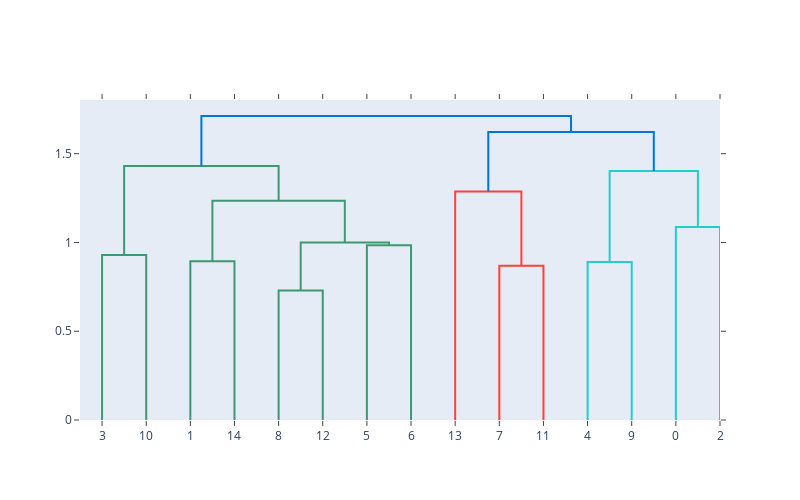

The notebook cell saved with this chart:
### Markdown cell above
# Dendrograms

### Code cell
import plotly.figure_factory as ff

X = np.random.rand(15, 10)
fig = ff.create_dendrogram(X, color_threshold=1.5)
fig.update_layout(width=800, height=500)
fig.show()

### Figure 1 — Plotly figure (JSON) as saved in the notebook; plotly's stock layout.template omitted (floating-point values rounded to 4 significant figures)
{"data": [{"hoverinfo": "text", "marker": {"color": "rgb(61,153,112)"}, "mode": "lines", "type": "scatter", "x": [5, 5, 15, 15], "xaxis": "x", "y": [0, 0.929, 0.929, 0], "yaxis": "y"}, {"hoverinfo": "text", "marker": {"color": "rgb(61,153,112)"}, "mode": "lines", "type": "scatter", "x": [25, 25, 35, 35], "xaxis": "x", "y": [0, 0.8949, 0.8949, 0], "yaxis": "y"}, {"hoverinfo": "text", "marker": {"color": "rgb(61,153,112)"}, "mode": "lines", "type": "scatter", "x": [45, 45, 55, 55], "xaxis": "x", "y": [0, 0.7296, 0.7296, 0], "yaxis": "y"}, {"hoverinfo": "text", "marker": {"color": "rgb(61,153,112)"}, "mode": "lines", "type": "scatter", "x": [65, 65, 75, 75], "xaxis": "x", "y": [0, 0.9839, 0.9839, 0], "yaxis": "y"}, {"hoverinfo": "text", "marker": {"color": "rgb(61,153,112)"}, "mode": "lines", "type": "scatter", "x": [50, 50, 70, 70], "xaxis": "x", "y": [0.7296, 0.9996, 0.9996, 0.9839], "yaxis": "y"}, {"hoverinfo": "text", "marker": {"color": "rgb(61,153,112)"}, "mode": "lines", "type": "scatter", "x": [30, 30, 60, 60], "xaxis": "x", "y": [0.8949, 1.235, 1.235, 0.9996], "yaxis": "y"}, {"hoverinfo": "text", "marker": {"color": "rgb(61,153,112)"}, "mode": "lines", "type": "scatter", "x": [10, 10, 45, 45], "xaxis": "x", "y": [0.929, 1.431, 1.431, 1.235], "yaxis": "y"}, {"hoverinfo": "text", "marker": {"color": "rgb(255,65,54)"}, "mode": "lines", "type": "scatter", "x": [95, 95, 105, 105], "xaxis": "x", "y": [0, 0.8684, 0.8684, 0], "yaxis": "y"}, {"hoverinfo": "text", "marker": {"color": "rgb(255,65,54)"}, "mode": "lines", "type": "scatter", "x": [85, 85, 100, 100], "xaxis": "x", "y": [0, 1.287, 1.287, 0.8684], "yaxis": "y"}, {"hoverinfo": "text", "marker": {"color": "rgb(35,205,205)"}, "mode": "lines", "type": "scatter", "x": [115, 115, 125, 125], "xaxis": "x", "y": [0, 0.89, 0.89, 0], "yaxis": "y"}, {"hoverinfo": "text", "marker": {"color": "rgb(35,205,205)"}, "mode": "lines", "type": "scatter", "x": [135, 135, 145, 145], "xaxis": "x", "y": [0, 1.088, 1.088, 0], "yaxis": "y"}, {"hoverinfo": "text", "marker": {"color": "rgb(35,205,205)"}, "mode": "lines", "type": "scatter", "x": [120, 120, 140, 140], "xaxis": "x", "y": [0.89, 1.402, 1.402, 1.088], "yaxis": "y"}, {"hoverinfo": "text", "marker": {"color": "rgb(0,116,217)"}, "mode": "lines", "type": "scatter", "x": [92.5, 92.5, 130, 130], "xaxis": "x", "y": [1.287, 1.623, 1.623, 1.402], "yaxis": "y"}, {"hoverinfo": "text", "marker": {"color": "rgb(0,116,217)"}, "mode": "lines", "type": "scatter", "x": [27.5, 27.5, 111.2, 111.2], "xaxis": "x", "y": [1.431, 1.712, 1.712, 1.623], "yaxis": "y"}], "layout": {"autosize": false, "height": 500, "hovermode": "closest", "showlegend": false, "width": 800, "xaxis": {"mirror": "allticks", "rangemode": "tozero", "showgrid": false, "showline": true, "showticklabels": true, "tickmode": "array", "ticks": "outside", "ticktext": ["3", "10", "1", "14", "8", "12", "5", "6", "13", "7", "11", "4", "9", "0", "2"], "tickvals": [5, 15, 25, 35, 45, 55, 65, 75, 85, 95, 105, 115, 125, 135, 145], "type": "linear", "zeroline": false}, "yaxis": {"mirror": "allticks", "rangemode": "tozero", "showgrid": false, "showline": true, "showticklabels": true, "ticks": "outside", "type": "linear", "zeroline": false}}}
